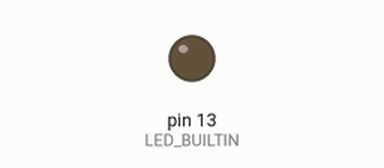
A sketch run on a simulated Arduino Uno, built with avr-gcc and run on an emulated ATmega328P. On the bench: output pins drawn as LEDs (lit = HIGH).

Above: at 2.5 s.
At 6.0 s:
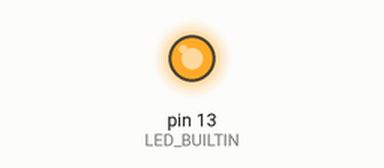
Timing chart, 0 to 9.1 s (numbered marks = the images above):
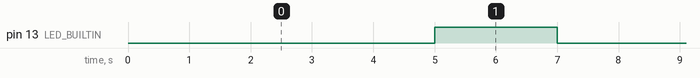

The sketch:

1-blinkLED.ino
```cpp
void setup() {
  pinMode(LED_BUILTIN,OUTPUT);
}

void loop() {
  // Turn the LED on
  digitalWrite(LED_BUILTIN, LOW);
  // Wait for 5 second
  delay(5000);
  // Turn the LED off
  digitalWrite(LED_BUILTIN, HIGH);
  // Wait for 2 second
  delay(2000);
}

void s(){
  digitalWrite(LED_BUILTIN, LOW);
  delay(500);
  digitalWrite(LED_BUILTIN, HIGH);
  delay(500);
  digitalWrite(LED_BUILTIN, LOW);
  delay(500);
  digitalWrite(LED_BUILTIN, HIGH);
  delay(500);
  digitalWrite(LED_BUILTIN, LOW);
  delay(500);
  digitalWrite(LED_BUILTIN, HIGH);
  delay(1500);
}

void o(){
  digitalWrite(LED_BUILTIN, LOW);
  delay(800);
  digitalWrite(LED_BUILTIN, HIGH);
  delay(500);
  digitalWrite(LED_BUILTIN, LOW);
  delay(800);
  digitalWrite(LED_BUILTIN, HIGH);
  delay(500);
  digitalWrite(LED_BUILTIN, LOW);
  delay(800);
  digitalWrite(LED_BUILTIN, HIGH);
  delay(500);
}
```

Measured:
- by itself, pin 13 (LED_BUILTIN): alternates HIGH for 2.0 s and LOW for 5.0 s
